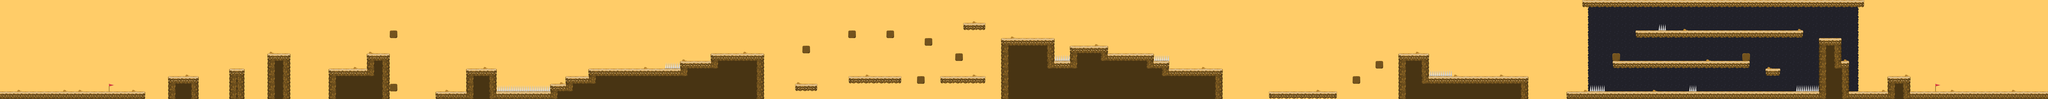

Tiled map render using the project's own tile images. Description and the map definition, with tile-layer contents summarised, below:
An orthogonal 268x13 tile map with 32x32 px tiles, 3 tile layers (Background Color, Background, Graphics) and 104 objects.

<map version="1.2" tiledversion="1.2.4" orientation="orthogonal" renderorder="right-down" width="268" height="13" tilewidth="32" tileheight="32" infinite="0" nextlayerid="11" nextobjectid="112">
 <tileset firstgid="1" name="tileset" tilewidth="32" tileheight="32" tilecount="96" columns="12">
  <image source="tileset.png" width="384" height="256" />
 </tileset>
 <layer id="1" name="Background Color" width="268" height="13">
  <data>[3484 cells, 3484 non-empty, 1 distinct tile ids]</data>
 </layer>
 <layer id="2" name="Background" width="268" height="13">
  <data>[3484 cells, 481 non-empty, 3 distinct tile ids]</data>
 </layer>
 <layer id="3" name="Graphics" width="268" height="13">
  <data>[3484 cells, 757 non-empty, 15 distinct tile ids]</data>
 </layer>
 <objectgroup id="4" name="Ground">
  <object id="12" x="448" y="384" width="160" height="32" />
  <object id="13" x="704" y="320" width="128" height="96" />
  <object id="14" x="960" y="288" width="64" height="128" />
  <object id="15" x="1120" y="224" width="96" height="192" />
  <object id="16" x="1376" y="288" width="160" height="128" />
  <object id="17" x="1536" y="224" width="96" height="192" />
  <object id="18" x="1632" y="352" width="32" height="32" />
  <object id="19" x="1632" y="128" width="32" height="32" />
  <object id="20" x="1824" y="384" width="128" height="32" />
  <object id="21" x="1952" y="288" width="128" height="128" />
  <object id="22" x="2080" y="384" width="224" height="32" />
  <object id="23" x="2304" y="352" width="64" height="64" />
  <object id="24" x="2368" y="320" width="96" height="96" />
  <object id="25" x="2464" y="288" width="384" height="128" />
  <object id="26" x="2848" y="256" width="128" height="160" />
  <object id="27" x="2976" y="224" width="224" height="192" />
  <object id="28" x="3360" y="192" width="32" height="32" />
  <object id="29" x="3328" y="352" width="96" height="32" />
  <object id="30" x="3552" y="320" width="224" height="32" />
  <object id="31" x="3552" y="128" width="32" height="32" />
  <object id="32" x="3712" y="128" width="32" height="32" />
  <object id="33" x="3840" y="320" width="32" height="32" />
  <object id="34" x="3872" y="160" width="32" height="32" />
  <object id="35" x="4000" y="224" width="32" height="32" />
  <object id="36" x="3936" y="320" width="192" height="32" />
  <object id="37" x="4032" y="96" width="96" height="32" />
  <object id="38" x="4192" y="160" width="224" height="256" />
  <object id="39" x="4416" y="256" width="64" height="160" />
  <object id="40" x="4480" y="192" width="160" height="224" />
  <object id="41" x="4640" y="224" width="192" height="192" />
  <object id="42" x="4832" y="256" width="64" height="160" />
  <object id="43" x="4896" y="288" width="224" height="128" />
  <object id="44" x="5312" y="384" width="288" height="32" />
  <object id="45" x="5664" y="320" width="32" height="32" />
  <object id="46" x="5760" y="256" width="32" height="32" />
  <object id="47" x="5856" y="224" width="128" height="192" />
  <object id="48" x="5984" y="320" width="416" height="96" />
  <object id="49" x="6624" y="0" width="1184" height="32" />
  <object id="50" x="7616" y="160" width="96" height="256" />
  <object id="51" x="7712" y="256" width="32" height="160" />
  <object id="52" x="6560" y="384" width="1056" height="32" />
  <object id="54" x="7392" y="288" width="64" height="32" />
  <object id="55" x="7296" y="224" width="32" height="64" />
  <object id="56" x="6752" y="224" width="32" height="64" />
  <object id="57" x="6784" y="256" width="512" height="32" />
  <object id="59" x="6848" y="128" width="704" height="32" />
  <object id="60" x="7744" y="384" width="160" height="32" />
  <object id="61" x="7904" y="320" width="96" height="96" />
  <object id="62" x="8000" y="384" width="128" height="32" />
  <object id="106" x="0" y="384" width="448" height="32" />
  <object id="107" x="8128" y="384" width="448" height="32" />
 </objectgroup>
 <objectgroup id="5" name="Wall">
  <object id="1" x="448" y="0" height="416" />
  <object id="2" x="8128" y="0" height="416" />
 </objectgroup>
 <objectgroup id="6" name="Spikes">
  <object id="5" x="2080" y="384" width="224" />
  <object id="6" x="4416" y="256" width="64" />
  <object id="7" x="4832" y="256" width="64" />
  <object id="8" x="5984" y="320" width="96" />
  <object id="9" x="6656" y="384" width="64" />
  <object id="10" x="6944" y="128" width="32" />
  <object id="11" x="7520" y="384" width="96" />
  <object id="69" x="7072" y="384" width="32" />
  <object id="87" x="2784" y="288" width="64" />
 </objectgroup>
 <objectgroup id="7" name="Barrier">
  <object id="63" x="6976" y="96" height="32" />
  <object id="64" x="7552" y="96" height="32" />
  <object id="65" x="7520" y="352" height="32" />
  <object id="66" x="6720" y="352" height="32" />
  <object id="67" x="7072" y="352" height="32" />
  <object id="68" x="7104" y="352" height="32" />
  <object id="70" x="6080" y="288" height="32" />
  <object id="71" x="6400" y="288" height="32" />
  <object id="72" x="5312" y="352" height="32" />
  <object id="73" x="5600" y="352" height="32" />
  <object id="74" x="5120" y="256" height="32" />
  <object id="75" x="4416" y="128" height="32" />
  <object id="76" x="4480" y="160" height="32" />
  <object id="77" x="4640" y="160" height="32" />
  <object id="78" x="4192" y="128" height="32" />
  <object id="79" x="3936" y="288" height="32" />
  <object id="80" x="4128" y="288" height="32" />
  <object id="81" x="3552" y="288" height="32" />
  <object id="82" x="3776" y="288" height="32" />
  <object id="83" x="2976" y="192" height="32" />
  <object id="84" x="3200" y="192" height="32" />
  <object id="85" x="2784" y="256" height="32" />
  <object id="86" x="2464" y="256" height="32" />
  <object id="88" x="1376" y="256" height="32" />
 </objectgroup>
 <objectgroup id="8" name="End">
  <object id="3" x="8096" y="384" width="32" height="32" />
 </objectgroup>
 <objectgroup id="9" name="Enemy1">
  <object id="89" x="1472" y="256" width="32" height="32" />
  <object id="91" x="3104" y="192" width="32" height="32" />
  <object id="92" x="3680" y="288" width="32" height="32" />
  <object id="93" x="4064" y="288" width="32" height="32" />
  <object id="94" x="4288" y="128" width="32" height="32" />
  <object id="95" x="4544" y="160" width="32" height="32" />
  <object id="96" x="5024" y="256" width="32" height="32" />
  <object id="99" x="6944" y="224" width="32" height="32" />
  <object id="100" x="7200" y="224" width="32" height="32" />
  <object id="102" x="6912" y="352" width="32" height="32" />
  <object id="103" x="7328" y="96" width="32" height="32" />
  <object id="104" x="7136" y="96" width="32" height="32" />
  <object id="105" x="7808" y="352" width="32" height="32" />
 </objectgroup>
 <objectgroup id="10" name="Enemy2">
  <object id="108" x="7392" y="352" width="32" height="32" />
  <object id="109" x="6144" y="288" width="32" height="32" />
  <object id="110" x="5504" y="352" width="32" height="32" />
  <object id="111" x="2688" y="256" width="32" height="32" />
 </objectgroup>
</map>
